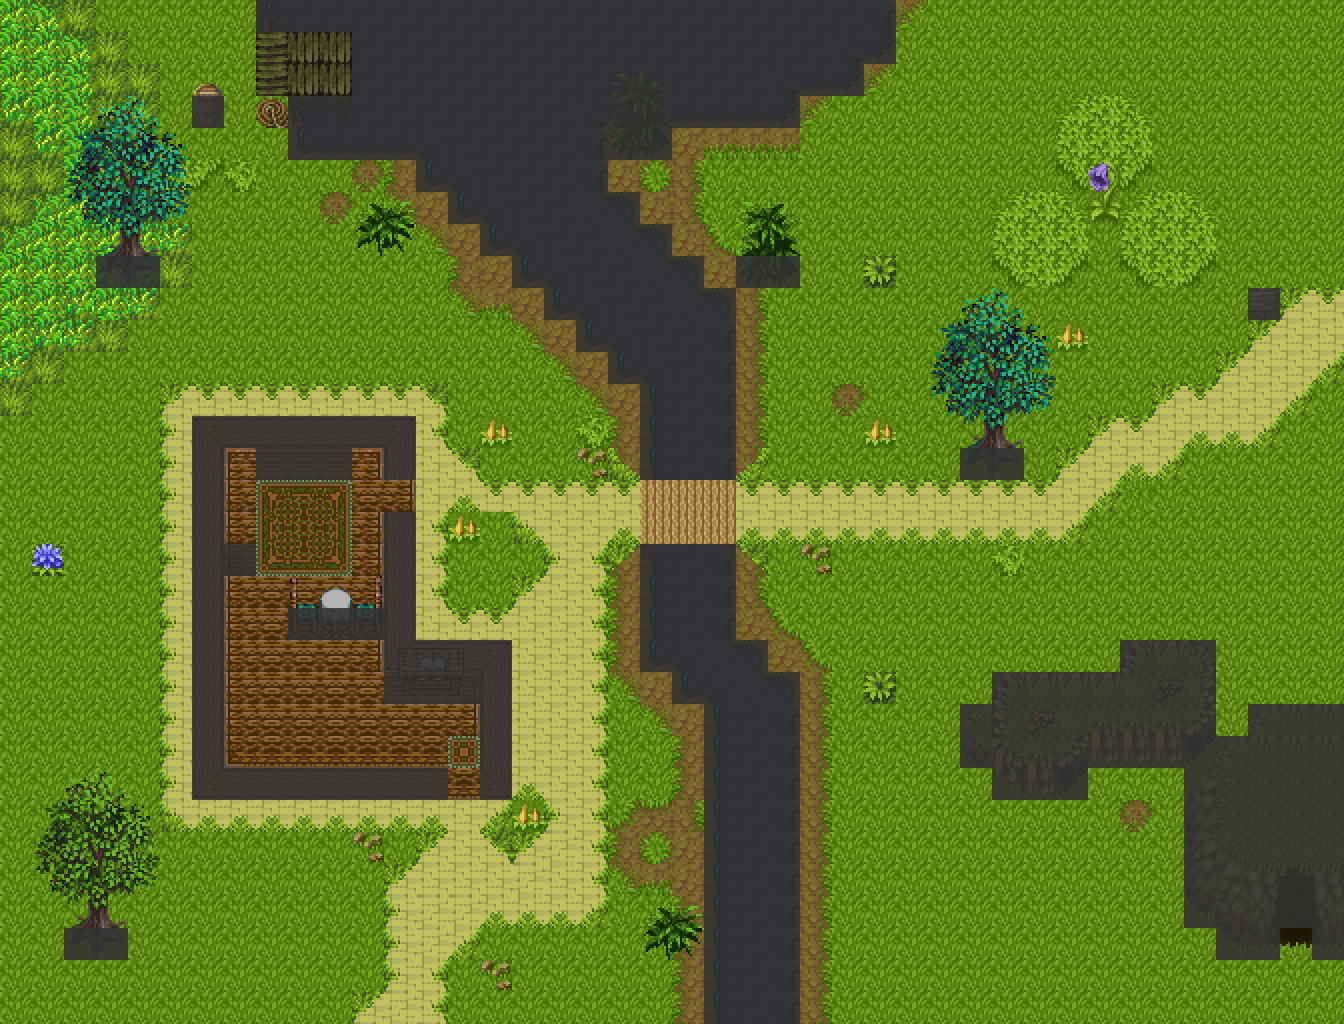

This game map was drawn from its Tiled (.tmx) file and the tilesets committed beside it. A one-line description and the trimmed map source follow:
An orthogonal 42x32 tile map with 32x32 px tiles, 9 tile layers (floor, rocs, deco, _b_table, ...), 5 hidden layers not drawn and 3 objects (chest1, player, portal).

<map version="1.4" tiledversion="1.4.3" orientation="orthogonal" renderorder="left-up" width="42" height="32" tilewidth="32" tileheight="32" infinite="0" nextlayerid="26" nextobjectid="21">
 <tileset firstgid="1" name="tiles" tilewidth="32" tileheight="32" tilecount="1752" columns="12">
  <image source="tiles.png" width="384" height="4695" />
 </tileset>
 <layer id="1" name="floor" width="42" height="32">
  <data>[1344 cells, 1344 non-empty, 77 distinct tile ids]</data>
 </layer>
 <layer id="4" name="rocs" width="42" height="32">
  <data>[1344 cells, 63 non-empty, 36 distinct tile ids]</data>
 </layer>
 <layer id="5" name="deco" width="42" height="32">
  <data>[1344 cells, 122 non-empty, 56 distinct tile ids]</data>
 </layer>
 <layer id="14" name="_b_table" width="42" height="32" locked="1">
  <properties>
   <property name="Persistent" type="bool" value="true" />
  </properties>
  <data>[1344 cells, 6 non-empty, 6 distinct tile ids]</data>
 </layer>
 <layer id="13" name="_b_house1_2" width="42" height="32" visible="0">
  <data>[1344 cells, 112 non-empty, 40 distinct tile ids]</data>
 </layer>
 <layer id="11" name="_b_house1" width="42" height="32" visible="0">
  <data>[1344 cells, 129 non-empty, 44 distinct tile ids]</data>
 </layer>
 <layer id="15" name="_b_tree1" width="42" height="32">
  <properties>
   <property name="Persistent" type="bool" value="true" />
  </properties>
  <data>[1344 cells, 24 non-empty, 24 distinct tile ids]</data>
 </layer>
 <layer id="16" name="_b_tree2" width="42" height="32">
  <properties>
   <property name="Persistent" type="bool" value="true" />
  </properties>
  <data>[1344 cells, 22 non-empty, 22 distinct tile ids]</data>
 </layer>
 <layer id="19" name="_b_tree3" width="42" height="32">
  <properties>
   <property name="Persistent" type="bool" value="true" />
  </properties>
  <data>[1344 cells, 24 non-empty, 24 distinct tile ids]</data>
 </layer>
 <layer id="18" name="_b_bush1" width="42" height="32" locked="1">
  <properties>
   <property name="Persistent" type="bool" value="true" />
  </properties>
  <data>[1344 cells, 6 non-empty, 6 distinct tile ids]</data>
 </layer>
 <layer id="20" name="_b_house1_zone" width="42" height="32" visible="0">
  <properties>
   <property name="Interier" type="bool" value="true" />
  </properties>
  <data>[1344 cells, 1277 non-empty, 5 distinct tile ids]</data>
 </layer>
 <layer id="24" name="_b_house1_top_wall" width="42" height="32" visible="0">
  <data>[1344 cells, 31 non-empty, 9 distinct tile ids]</data>
 </layer>
 <layer id="23" name="_b_house1_hearth" width="42" height="32" visible="0">
  <properties>
   <property name="Persistent" type="bool" value="true" />
  </properties>
  <data>[1344 cells, 9 non-empty, 9 distinct tile ids]</data>
 </layer>
 <layer id="10" name="obstacles" width="42" height="32">
  <data>[1344 cells, 298 non-empty, 1 distinct tile ids]</data>
 </layer>
 <objectgroup id="3" name="markers">
  <object id="12" type="chest1" x="242.003" y="556">
   <properties>
    <property name="~blue_potion1" type="int" value="20" />
    <property name="~gladius1" type="int" value="1" />
    <property name="~helmet1" type="int" value="1" />
    <property name="~red_potion1" type="int" value="20" />
   </properties>
   <point />
  </object>
  <object id="17" type="player" x="1071.33" y="530.666">
   <point />
  </object>
  <object id="20" type="portal" x="1293.33" y="950.667">
   <properties>
    <property name="destination" value="tiled/cave" />
   </properties>
   <point />
  </object>
 </objectgroup>
</map>
